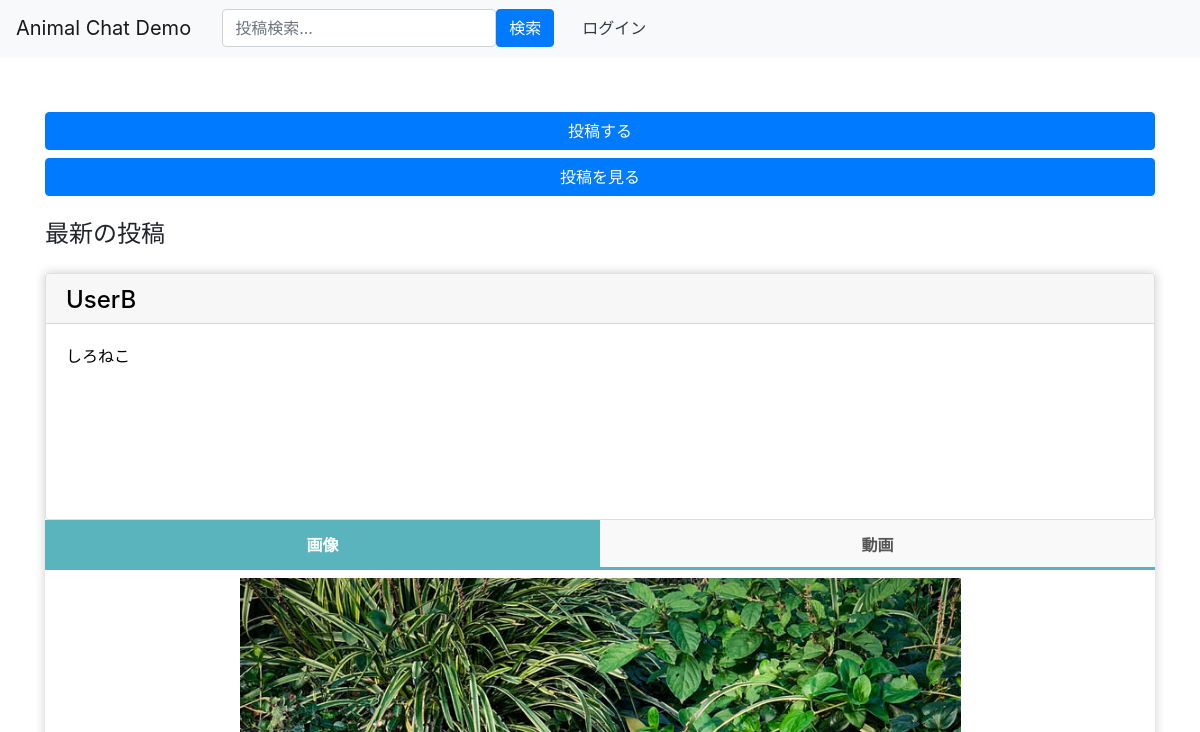
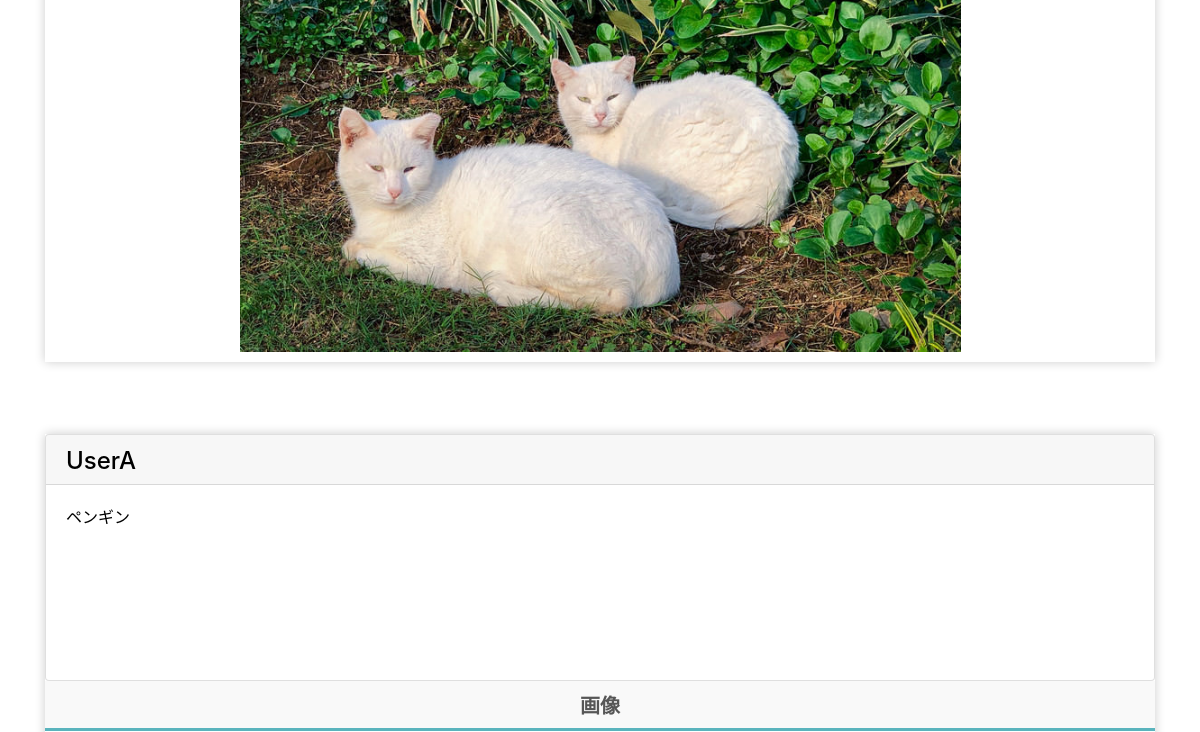
The app's page / (upper part), older data (2 pictures, top to bottom).
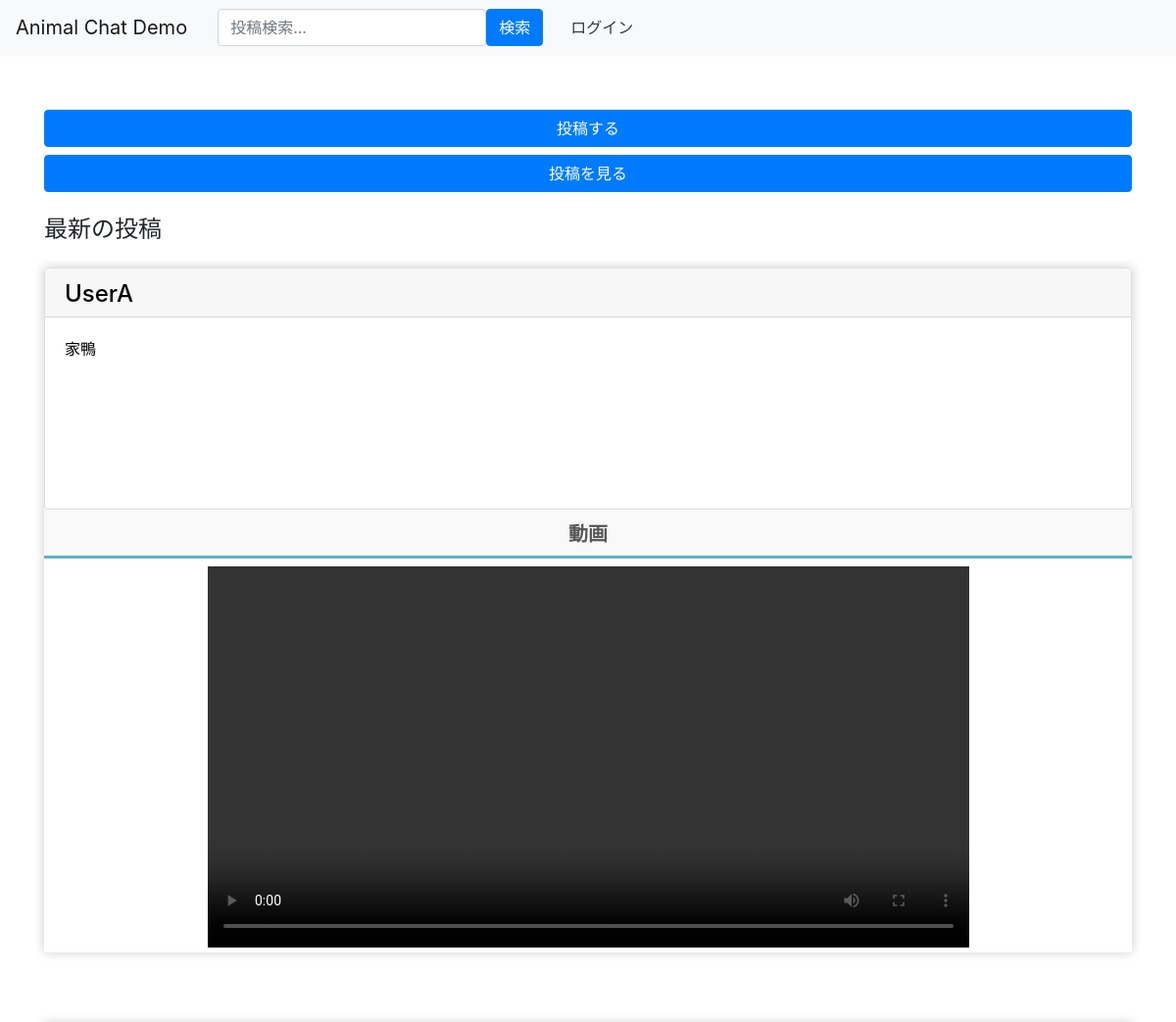
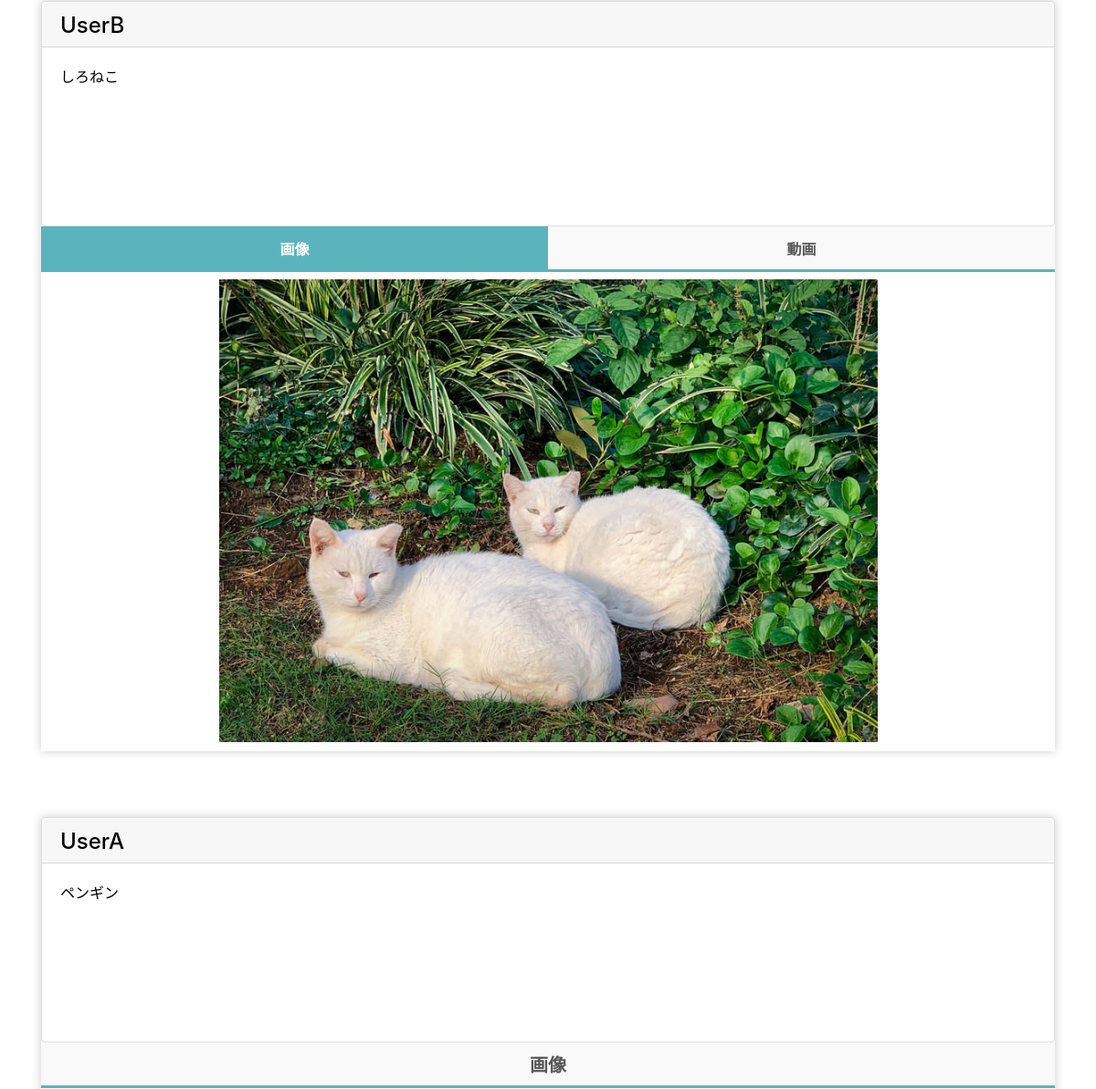
The same page, newer data (2 pictures, top to bottom).
### post/models.py (models this page shows)
class PostInfo(models.Model): # 投稿IDは自動でつく
    account_id = models.ForeignKey(User, on_delete=models.CASCADE) # アカウントID　外部キー
    post = models.CharField('post', max_length=300) # 投稿文　文字数300文字
    post_date = models.DateTimeField('post_date', max_length=12, default=timezone.now) # 投稿日時
    image = models.ImageField(upload_to='img/post', verbose_name='画像', null=True, blank=True)
    video = models.FileField(upload_to='video/post',  verbose_name='動画', null=True, blank=True)
    def __str__(self):
        return self.post

### accounts/models.py (models this page shows)
class User(AbstractBaseUser, PermissionsMixin):
    screen_name = models.CharField(
        gettext_lazy('アカウント名'),
        max_length=128,
        default='',
        blank=True,
        help_text=gettext_lazy('128文字以内で入力してください'),
    )
    email = models.EmailField(gettext_lazy('メールアドレス'), unique=True)
    is_staff = models.BooleanField(
        gettext_lazy('staff status'),
        default=False,
        help_text=gettext_lazy('Designates whether the user can log into this admin site.'),
    )
    is_active = models.BooleanField(
        gettext_lazy('active'),
        default=True,
        help_text=gettext_lazy(
            'Designates whether this user should be treated as active. Unselect this instead of deleting accounts.'
        ),
    )
    date_joined = models.DateTimeField(gettext_lazy('date joined'), default=timezone.now)
    objects = CustomUserManager()
    points = models.IntegerField(
        default=0,
        blank=True,
        null=True,
    )
    pt_give = models.IntegerField(
        default=0,
        blank=True,
        null=True,
    )
    icon = models.ImageField(
        upload_to='icon/post',
        verbose_name='画像',
        null=True,
        blank=True
    )
    profile = models.TextField(
        gettext_lazy('プロフィール'),
        max_length=200,
        null=True,
        default='',
        blank=True,
        help_text=gettext_lazy('200文字以内で入力してください'),
    )
    USERNAME_FIELD = 'email'
    REQUIRED_FIELDS = []
    class Meta:
        verbose_name = gettext_lazy('user')
        verbose_name_plural = gettext_lazy('users')
    def __str__(self):
        return self.__unicode__()
    def __unicode__(self):
        return self.screen_name or self.email

### accounts/views.py (the view, shortened to what this page needs)
# urls.py: path('', views.Index.as_view(), name='index'),
class Index(ListView):
    template_name = 'accounts/index.html'
    model = User
    model = PostInfo # 投稿情報モデル
    context_object_name = 'ctx' # コンテキスト名
    def get_queryset(self, **kwargs): # モデルから情報を取得
        queryset = super().get_queryset(**kwargs) # 全取得
        queryset = queryset.all() # 部分一致で検索
        print(queryset)
        queryset = queryset.order_by('-post_date')[0:5] # 投稿降順で並び替え&5件まで表示
        try:
            id = self.request.user.id
        except:
            print("not_login")
        return queryset

### templates/accounts/index.html (shortened to what the changed rows need)
{% extends 'base.html' %}
{% block content %}
<div class="row justify-content-center">
        <div class="col-12">
            <br>
            <div class="row">
                <div class="col-12">
                    <div class="main-container">
                        <div class="post-section">
                            <br>
                            <br>
                {% if ctx %}
                {% for post in ctx %}
                <div class="post">
                    {% if post.image and post.video %}
                        <div class="tabs">
                            <div>
                                <a href='{% url 'post:posts_detail' post.pk %}' style="color:black;">
                                    <div class="card">
                                        <div class="card-header" style="height:50px;width:auto;">
                                                <h4>{{ post.account_id }}</h4>
                                        </div>
                                        <div class="card-body" style="height:195px;">
                                            <div class="post-content">
                                                <p>{{post.post}}</p>
                                            </div>
                                        </div>
                                    </div>
                                </a>
                            </div>
                            <div>
                                <label class="tab_item" for="programming">画像</label>
                                <label class="tab_item" for="design">動画</label>
                                <div class="tab_content" id="programming_content" style="margin-left: auto;margin-right: auto;width:100%;vertical-align: middle;height:100%;">
                                    <div style="text-align:center;">
                                        <img src="/media/{{ post.image }}" style="object-fit: contain; width: 70%; height: 70%;">
                                    </div>
                                </div>
                            </div>
                        </div>
                        <br>
                        <br>
                        <br>
                    {% endif %}
                    {% if post.image %}
                    {% if not post.video %}
                    <div class="tabs">
                        <div>
                            <a href='{% url 'post:posts_detail' post.pk %}' style="color:black;">
                                <div class="card">
                                    <div class="card-header" style="height:50px;width:auto;">
                                            <h4>{{ post.account_id }}</h4>
                                    </div>
                                    <div class="card-body" style="height:195px;">
                                        <div class="post-content">
                                            <p>{{post.post}}</p>
                                        </div>
                                    </div>
                                </div>
                            </a>
                        </div>
                        <div>
                            <label class="tab_item2" for="programming">画像</label>
                            <div style="text-align:center;vertical-align: middle;padding: 0 0 10px;">
                            </div>
                        </div>
                    </div>
                    <br>
                    <br>
                    <br>
                    {% endif %}
                    {% endif %}
                    {% if post.video %}
                    {% if not post.image %}
                    <div class="tabs">
                        <div>
                            <a href='{% url 'post:posts_detail' post.pk %}' style="color:black;">
                                <div class="card">
                                    <div class="card-header" style="height:50px;width:auto;">
                                            <h4>{{ post.account_id }}</h4>
                                    </div>
                                    <div class="card-body" style="height:195px;">
                                        <div class="post-content">
                                            <p>{{post.post}}</p>
                                        </div>
                                    </div>
                                </div>
                            </a>
                        </div>
                        <div>
                            <label class="tab_item2" for="programming">動画</label>
                            <div style="text-align:center;">
                                <video id="video" src="/media/{{ post.video }}" controls style="object-fit: contain; width: 70%; height: 70%;" controlsList="nodownload" oncontextmenu="return false;"></video>
                            </div>
                        </div>
                    </div>
                    <br>
                    <br>
                    <br>
                    {% endif %}
                    {% endif %}
                </div>
                {% endfor %}
                {% endif %}
                <br>
                    </div>
                </div>
            </div>
        </div>
</div>
{% endblock %}

Row changes from the older to the newer data that the page shows:
added PostInfo: account_id "UserA", post "家鴨"
